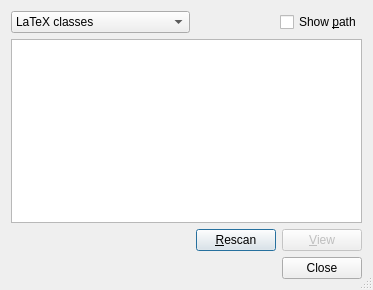
<?xml version="1.0" encoding="UTF-8"?>
<ui version="4.0">
 <class>TexinfoUi</class>
 <widget class="QDialog" name="TexinfoUi">
  <property name="geometry">
   <rect>
    <x>0</x>
    <y>0</y>
    <width>373</width>
    <height>290</height>
   </rect>
  </property>
  <property name="windowTitle">
   <string/>
  </property>
  <property name="sizeGripEnabled">
   <bool>true</bool>
  </property>
  <layout class="QGridLayout" name="gridLayout">
   <item row="0" column="0">
    <layout class="QHBoxLayout">
     <property name="spacing">
      <number>6</number>
     </property>
     <property name="leftMargin">
      <number>0</number>
     </property>
     <property name="topMargin">
      <number>0</number>
     </property>
     <property name="rightMargin">
      <number>0</number>
     </property>
     <property name="bottomMargin">
      <number>0</number>
     </property>
     <item>
      <widget class="QComboBox" name="whatStyleCO">
       <property name="toolTip">
        <string>Selected classes or styles</string>
       </property>
       <item>
        <property name="text">
         <string>LaTeX classes</string>
        </property>
       </item>
       <item>
        <property name="text">
         <string>LaTeX styles</string>
        </property>
       </item>
       <item>
        <property name="text">
         <string>BibTeX styles</string>
        </property>
       </item>
       <item>
        <property name="text">
         <string>BibTeX databases</string>
        </property>
       </item>
       <item>
        <property name="text">
         <string>Biblatex bibliography styles</string>
        </property>
       </item>
       <item>
        <property name="text">
         <string>Biblatex citation styles</string>
        </property>
       </item>
      </widget>
     </item>
     <item>
      <spacer>
       <property name="orientation">
        <enum>Qt::Horizontal</enum>
       </property>
       <property name="sizeType">
        <enum>QSizePolicy::Expanding</enum>
       </property>
       <property name="sizeHint" stdset="0">
        <size>
         <width>20</width>
         <height>20</height>
        </size>
       </property>
      </spacer>
     </item>
     <item>
      <widget class="QCheckBox" name="pathCB">
       <property name="toolTip">
        <string>Toggles view of the file list</string>
       </property>
       <property name="text">
        <string>Show &amp;path</string>
       </property>
      </widget>
     </item>
    </layout>
   </item>
   <item row="1" column="0">
    <widget class="QListWidget" name="fileListLW"/>
   </item>
   <item row="2" column="0">
    <layout class="QHBoxLayout">
     <property name="spacing">
      <number>6</number>
     </property>
     <property name="leftMargin">
      <number>0</number>
     </property>
     <property name="topMargin">
      <number>0</number>
     </property>
     <property name="rightMargin">
      <number>0</number>
     </property>
     <property name="bottomMargin">
      <number>0</number>
     </property>
     <item>
      <spacer>
       <property name="orientation">
        <enum>Qt::Horizontal</enum>
       </property>
       <property name="sizeType">
        <enum>QSizePolicy::Expanding</enum>
       </property>
       <property name="sizeHint" stdset="0">
        <size>
         <width>20</width>
         <height>20</height>
        </size>
       </property>
      </spacer>
     </item>
     <item>
      <widget class="QPushButton" name="rescanPB">
       <property name="toolTip">
        <string>Rebuild the file lists</string>
       </property>
       <property name="text">
        <string>&amp;Rescan</string>
       </property>
      </widget>
     </item>
     <item>
      <widget class="QPushButton" name="viewPB">
       <property name="enabled">
        <bool>false</bool>
       </property>
       <property name="toolTip">
        <string>Show contents of marked file. Only possible when files are shown with path</string>
       </property>
       <property name="text">
        <string>&amp;View</string>
       </property>
      </widget>
     </item>
    </layout>
   </item>
   <item row="3" column="0">
    <widget class="QDialogButtonBox" name="buttonBox">
     <property name="standardButtons">
      <set>QDialogButtonBox::Close</set>
     </property>
    </widget>
   </item>
  </layout>
 </widget>
 <tabstops>
  <tabstop>whatStyleCO</tabstop>
  <tabstop>pathCB</tabstop>
  <tabstop>fileListLW</tabstop>
  <tabstop>rescanPB</tabstop>
  <tabstop>viewPB</tabstop>
 </tabstops>
 <includes>
  <include location="local">qt_i18n.h</include>
 </includes>
 <resources/>
 <connections/>
</ui>
